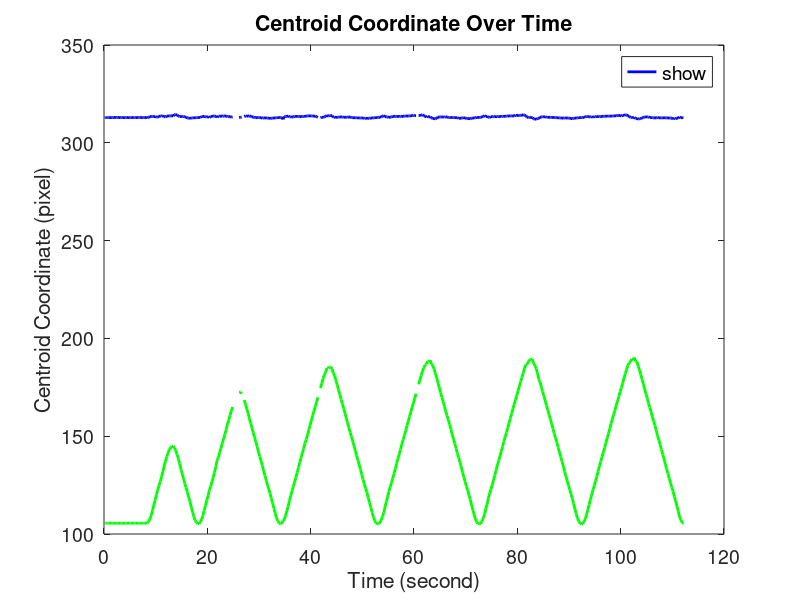

The MATLAB script that drew this image:
%% plotCentroid.m
clc; clear all; close all;

load('centroidData.mat');
load('timestampData.mat');

centroid = cell2mat(centroidData);
time = cell2mat(timestampData);

plot(time, centroid(:, 1), 'b-', 'LineWidth', 2, 'DisplayName', 'Centroid X-Coordinate');
hold on
plot(time, centroid(:, 2), 'g-', 'LineWidth', 2, 'DisplayName', 'Centroid Y-Coordinate');

xlabel('Time (second)', 'FontSize', 14);
ylabel('Centroid Coordinate (pixel)', 'FontSize', 14);
title('Centroid Coordinate Over Time', 'FontSize', 14);

set(gca, 'FontSize', 14); % Set the font size for the axis numbers

legend('show', 'FontSize', 14, 'Location', 'best'); % This will display the legend with the specified labels
hold off

